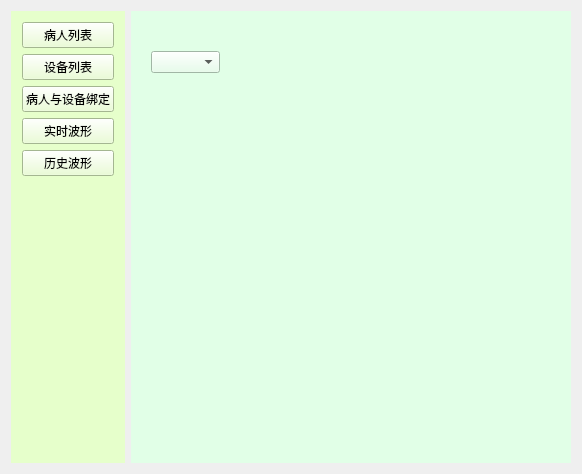
<?xml version="1.0" encoding="UTF-8"?>
<ui version="4.0">
 <class>MainWidget</class>
 <widget class="QWidget" name="MainWidget">
  <property name="geometry">
   <rect>
    <x>0</x>
    <y>0</y>
    <width>582</width>
    <height>474</height>
   </rect>
  </property>
  <property name="windowTitle">
   <string>MainWidget</string>
  </property>
  <layout class="QHBoxLayout" name="horizontalLayout" stretch="1,4">
   <item>
    <widget class="QWidget" name="widget" native="true">
     <property name="styleSheet">
      <string notr="true">background-color: rgb(230, 255, 203);</string>
     </property>
     <layout class="QVBoxLayout" name="verticalLayout_2">
      <item>
       <layout class="QVBoxLayout" name="verticalLayout">
        <item>
         <widget class="QPushButton" name="patientButton">
          <property name="sizePolicy">
           <sizepolicy hsizetype="Minimum" vsizetype="Preferred">
            <horstretch>0</horstretch>
            <verstretch>0</verstretch>
           </sizepolicy>
          </property>
          <property name="text">
           <string>病人列表</string>
          </property>
         </widget>
        </item>
        <item>
         <widget class="QPushButton" name="deviceButton">
          <property name="sizePolicy">
           <sizepolicy hsizetype="Minimum" vsizetype="Preferred">
            <horstretch>0</horstretch>
            <verstretch>0</verstretch>
           </sizepolicy>
          </property>
          <property name="text">
           <string>设备列表</string>
          </property>
         </widget>
        </item>
        <item>
         <widget class="QPushButton" name="bindButton">
          <property name="sizePolicy">
           <sizepolicy hsizetype="Minimum" vsizetype="Preferred">
            <horstretch>0</horstretch>
            <verstretch>0</verstretch>
           </sizepolicy>
          </property>
          <property name="text">
           <string>病人与设备绑定</string>
          </property>
         </widget>
        </item>
        <item>
         <widget class="QPushButton" name="realtimeButton">
          <property name="sizePolicy">
           <sizepolicy hsizetype="Minimum" vsizetype="Preferred">
            <horstretch>0</horstretch>
            <verstretch>0</verstretch>
           </sizepolicy>
          </property>
          <property name="text">
           <string>实时波形</string>
          </property>
         </widget>
        </item>
        <item>
         <widget class="QPushButton" name="historyButton">
          <property name="sizePolicy">
           <sizepolicy hsizetype="Minimum" vsizetype="Preferred">
            <horstretch>0</horstretch>
            <verstretch>0</verstretch>
           </sizepolicy>
          </property>
          <property name="text">
           <string>历史波形</string>
          </property>
         </widget>
        </item>
       </layout>
      </item>
      <item>
       <spacer name="verticalSpacer">
        <property name="orientation">
         <enum>Qt::Vertical</enum>
        </property>
        <property name="sizeHint" stdset="0">
         <size>
          <width>20</width>
          <height>288</height>
         </size>
        </property>
       </spacer>
      </item>
     </layout>
    </widget>
   </item>
   <item>
    <widget class="QStackedWidget" name="stackedWidget">
     <property name="currentIndex">
      <number>3</number>
     </property>
     <widget class="QWidget" name="patientList">
      <property name="styleSheet">
       <string notr="true">background-color: rgb(255, 226, 240);</string>
      </property>
      <layout class="QVBoxLayout" name="verticalLayout_3">
       <item>
        <widget class="QTableView" name="tableView"/>
       </item>
       <item>
        <layout class="QHBoxLayout" name="horizontalLayout_2">
         <item>
          <widget class="QPushButton" name="pushButton_2">
           <property name="text">
            <string>添加</string>
           </property>
          </widget>
         </item>
         <item>
          <widget class="QPushButton" name="pushButton">
           <property name="text">
            <string>删除</string>
           </property>
          </widget>
         </item>
        </layout>
       </item>
       <item>
        <layout class="QHBoxLayout" name="horizontalLayout_3">
         <item>
          <widget class="QPushButton" name="pushButton_3">
           <property name="text">
            <string>查找</string>
           </property>
          </widget>
         </item>
         <item>
          <widget class="QLineEdit" name="lineEdit"/>
         </item>
        </layout>
       </item>
      </layout>
     </widget>
     <widget class="QWidget" name="deviceList">
      <property name="styleSheet">
       <string notr="true">background-color: rgb(227, 224, 255);</string>
      </property>
      <widget class="QTableView" name="deviceView">
       <property name="geometry">
        <rect>
         <x>10</x>
         <y>10</y>
         <width>431</width>
         <height>371</height>
        </rect>
       </property>
      </widget>
      <widget class="QPushButton" name="pushButton_6">
       <property name="geometry">
        <rect>
         <x>330</x>
         <y>390</y>
         <width>75</width>
         <height>23</height>
        </rect>
       </property>
       <property name="text">
        <string>加入设备</string>
       </property>
      </widget>
      <widget class="QPushButton" name="pushButton_7">
       <property name="geometry">
        <rect>
         <x>330</x>
         <y>420</y>
         <width>75</width>
         <height>23</height>
        </rect>
       </property>
       <property name="text">
        <string>删除设备</string>
       </property>
      </widget>
      <widget class="QLineEdit" name="lineEdit_2">
       <property name="geometry">
        <rect>
         <x>100</x>
         <y>390</y>
         <width>113</width>
         <height>20</height>
        </rect>
       </property>
      </widget>
     </widget>
     <widget class="QWidget" name="bindPage">
      <property name="styleSheet">
       <string notr="true">background-color: rgb(255, 181, 156);</string>
      </property>
      <widget class="QTableView" name="patient_device_tableView">
       <property name="geometry">
        <rect>
         <x>20</x>
         <y>10</y>
         <width>411</width>
         <height>301</height>
        </rect>
       </property>
      </widget>
      <widget class="QComboBox" name="patientComboBox">
       <property name="geometry">
        <rect>
         <x>30</x>
         <y>330</y>
         <width>69</width>
         <height>22</height>
        </rect>
       </property>
      </widget>
      <widget class="QComboBox" name="deviceCombox">
       <property name="geometry">
        <rect>
         <x>110</x>
         <y>330</y>
         <width>69</width>
         <height>22</height>
        </rect>
       </property>
      </widget>
      <widget class="QPushButton" name="bindOpButton">
       <property name="geometry">
        <rect>
         <x>260</x>
         <y>330</y>
         <width>75</width>
         <height>23</height>
        </rect>
       </property>
       <property name="text">
        <string>绑定</string>
       </property>
      </widget>
      <widget class="QPushButton" name="pushButton_4">
       <property name="geometry">
        <rect>
         <x>260</x>
         <y>360</y>
         <width>75</width>
         <height>23</height>
        </rect>
       </property>
       <property name="text">
        <string>修改所有</string>
       </property>
      </widget>
      <widget class="QPushButton" name="pushButton_5">
       <property name="geometry">
        <rect>
         <x>260</x>
         <y>390</y>
         <width>75</width>
         <height>23</height>
        </rect>
       </property>
       <property name="text">
        <string>解除绑定</string>
       </property>
      </widget>
     </widget>
     <widget class="QWidget" name="realtimeWave">
      <property name="styleSheet">
       <string notr="true">background-color: rgb(225, 255, 231);</string>
      </property>
      <widget class="QWidget" name="ecgwid" native="true">
       <property name="geometry">
        <rect>
         <x>10</x>
         <y>130</y>
         <width>421</width>
         <height>191</height>
        </rect>
       </property>
      </widget>
      <widget class="QComboBox" name="comboBox">
       <property name="geometry">
        <rect>
         <x>20</x>
         <y>40</y>
         <width>69</width>
         <height>22</height>
        </rect>
       </property>
      </widget>
     </widget>
     <widget class="QWidget" name="historyWave">
      <property name="styleSheet">
       <string notr="true">background-color: rgb(252, 255, 220);</string>
      </property>
     </widget>
    </widget>
   </item>
  </layout>
 </widget>
 <layoutdefault spacing="6" margin="11"/>
 <resources/>
 <connections/>
</ui>
